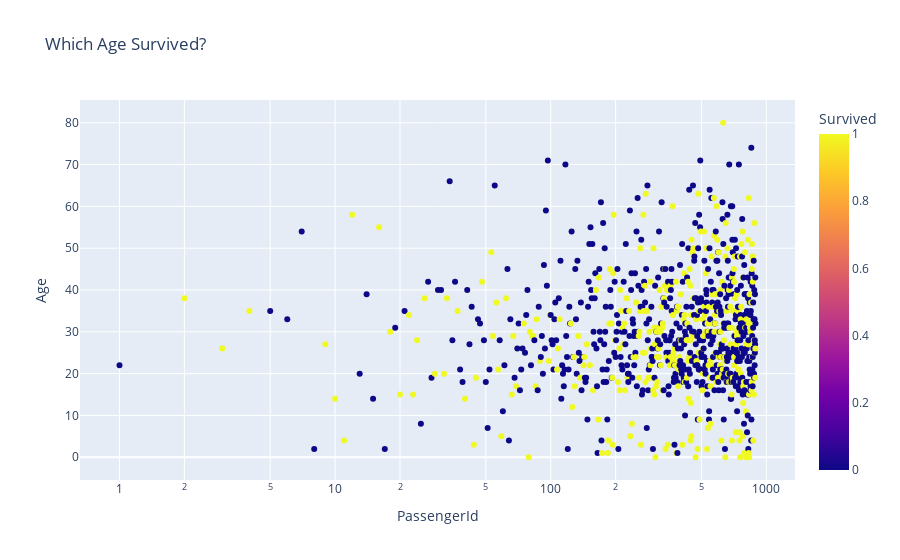

Write notebook code for a chart like this one.
### Code cell
for template in ["plotly"]:
    fig = px.scatter(df,
                     x="PassengerId", y="Age", color="Survived",
                     log_x=True, size_max=20,
                     template=template, title="Which Age Survived?")
    fig.show()

### Figure 1 — Plotly figure (JSON) as saved in the notebook; plotly's stock layout.template omitted (floating-point values rounded to 4 significant figures; data arrays with more than 128 entries replaced by an {"elided": "..."} marker saying what was removed)
{"data": [{"hovertemplate": "PassengerId=%{x}<br>Age=%{y}<br>Survived=%{marker.color}<extra></extra>", "legendgroup": "", "marker": {"color": {"elided": "891 int values"}, "coloraxis": "coloraxis", "symbol": "circle"}, "mode": "markers", "name": "", "orientation": "v", "showlegend": false, "type": "scatter", "x": {"elided": "891 int values"}, "xaxis": "x", "y": {"elided": "891 int values"}, "yaxis": "y"}], "layout": {"coloraxis": {"colorbar": {"title": {"text": "Survived"}}, "colorscale": [[0, "#0d0887"], [0.1111, "#46039f"], [0.2222, "#7201a8"], [0.3333, "#9c179e"], [0.4444, "#bd3786"], [0.5556, "#d8576b"], [0.6667, "#ed7953"], [0.7778, "#fb9f3a"], [0.8889, "#fdca26"], [1, "#f0f921"]]}, "legend": {"tracegroupgap": 0}, "title": {"text": "Which Age Survived?"}, "xaxis": {"anchor": "y", "domain": [0, 1], "title": {"text": "PassengerId"}, "type": "log"}, "yaxis": {"anchor": "x", "domain": [0, 1], "title": {"text": "Age"}}}}
